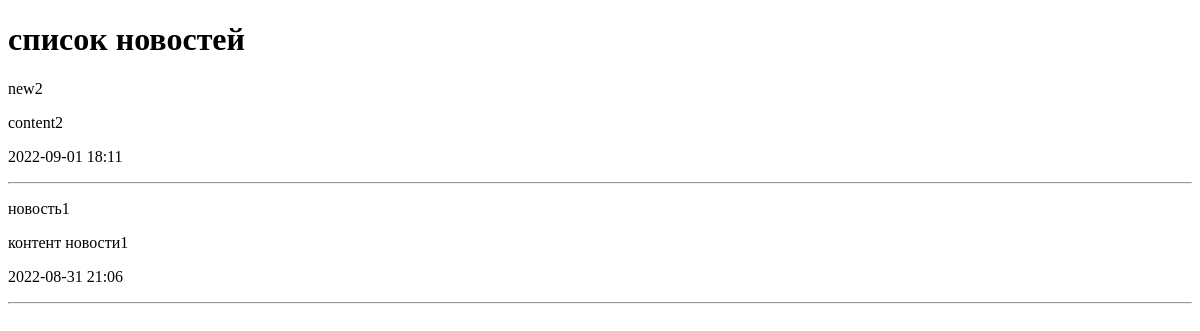
The app's page /, older data.
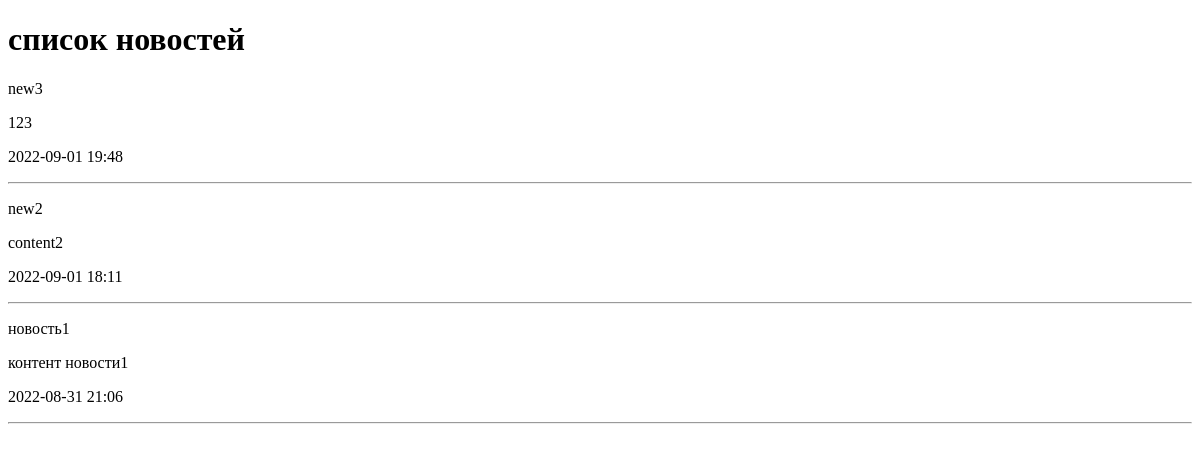
The same page, newer data.
### news/models.py (models this page shows, shortened)
class News(models.Model):
    title = models.CharField(max_length=150, verbose_name='название')
    content = models.TextField(blank=True)
    created_at = models.DateTimeField(auto_now_add=True, verbose_name='создано')
    updated_at = models.DateTimeField(auto_now=True, verbose_name='обновлено')
    photo = models.ImageField(upload_to='photos/%Y%m%d', blank=True)
    is_published = models.BooleanField(default=True, verbose_name='опубликовано')
    category = models.ForeignKey('Category', on_delete=models.PROTECT, null=True, verbose_name='категория')
    class Meta:
        verbose_name = 'новость'
        verbose_name_plural = 'новости'
        ordering = ['-created_at', '-title']

### news/views.py (the view)
# urls.py: path('', index),
def index(request):
    news = News.objects.all()
    context = {
        'news': news,
        'title': 'список новостей'
    }
    return render(request, 'news/index.html', context)

### news/templates/news/index.html (shortened to what this page needs)
<!DOCTYPE html>
<html lang="en">
<head>
</head>
<body>
<h1>{{ title }}</h1>
{% for item in news %}
    <div>
        <p>{{ item.title }}</p>
        <p>{{ item.content }}</p>
        <p>{{ item.created_at|date:"Y-m-d H:i" }}</p>
    </div>
    <hr>
{% endfor %}
</body>
</html>

Row changes from the older to the newer data that the page shows:
added News: title "new3", content "123", created_at "2022-09-01 19:48"
